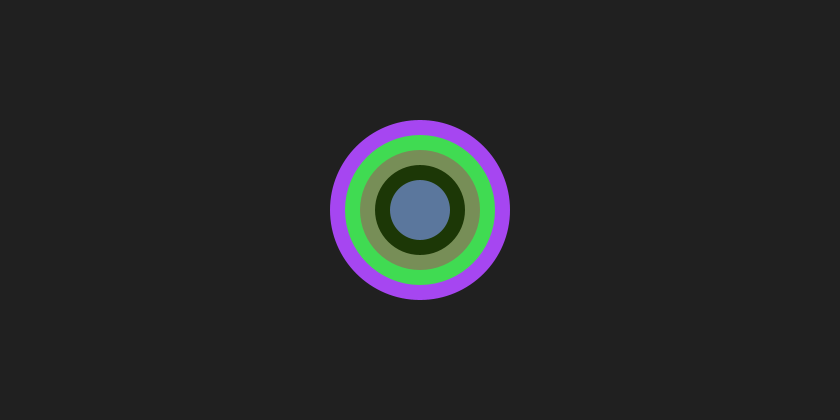
Frame 1 (no input)
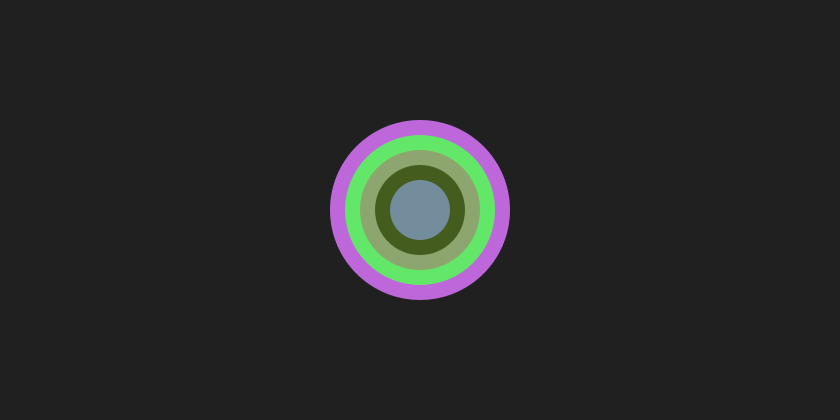
Frame 60 (the mouse pressed at the canvas centre just before this capture)
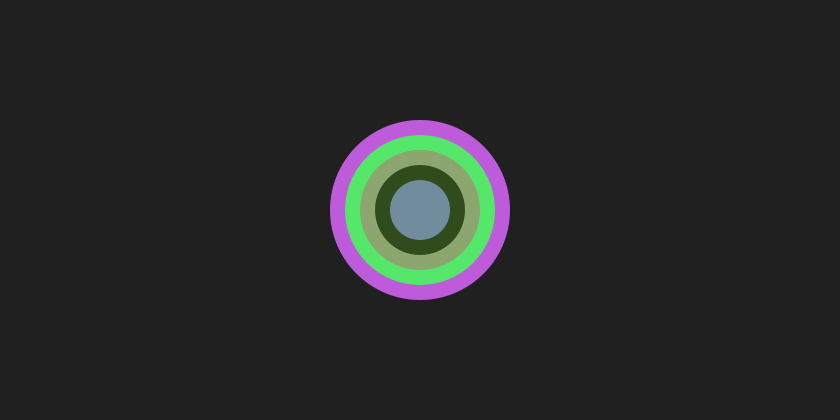
Frame 120 (the mouse held since frame 60 and released just before this capture)

The Processing sketch that drew these frames (run headless with seeded random() and noise(); from frame 60 on, the mouse is pressed at the canvas centre):

// Processing sketch: lesson_6_tweening
// ── lesson_6_tweening.pde
Ball[] balls;
int size = 5;

void setup() {
  size(840, 420);
  background(32);
  noStroke();
  ellipseMode(RADIUS);
  
  balls = new Ball[size];
  for (int i = 0; i < size; ++i) {
    color c = color(random(0, 255), random(0, 255), random(0, 255));
    balls[i] = new Ball((i+1)/1000, (i+1) * 0.12, (i+1) * 0.005, (size+1-i) * 15, c);
  }
}

void draw() {
  background(32);
  for (int i = 0; i < size; ++i) {
    balls[i].show();
  }
}

void mouseDragged() {
  for (int i = 0; i < size; ++i) {
    balls[i].move(mouseX, mouseY);
  }
}
// ── Ball.pde
class Ball {
  float originX;
  float originY;
  float destinX;
  float destinY;
  float damping = 0.001;
  float initialDamping = 0.0001;
  float peakDamping = 0.12;
  float dampingIncr = 0.0005;
  color c;
  color highlight;
  color original;
  float r;

  Ball() {
    this.originX = this.destinX = width/2;
    this.originY = this.destinY = height/2;
  }

  Ball(float initialDamping, float peakDamping, float dampingIncr, float radius, color c) {
    this.initialDamping = initialDamping;
    this.peakDamping = peakDamping;
    this.dampingIncr = dampingIncr;
    this.r = radius;
    this.c = this.original = c;
    this.highlight = color(255, 255, 168);
    this.originX = this.destinX = width/2;
    this.originY = this.destinY = height/2;
  }

  void show() {
    if (this.damping < peakDamping) {
      this.damping += this.dampingIncr;
      this.c = lerpColor(this.c, this.highlight, .02);
    } else {
      this.c = lerpColor(this.c, this.original, .02);
    }

    originX += (destinX - originX) * this.damping;
    originY += (destinY - originY) * this.damping;

    fill(c);
    ellipse(originX, originY, this.r, this.r);
  }

  void move(float x, float y) {
    this.damping = this.initialDamping;
    this.destinX = x;
    this.destinY = y;
  }
}
